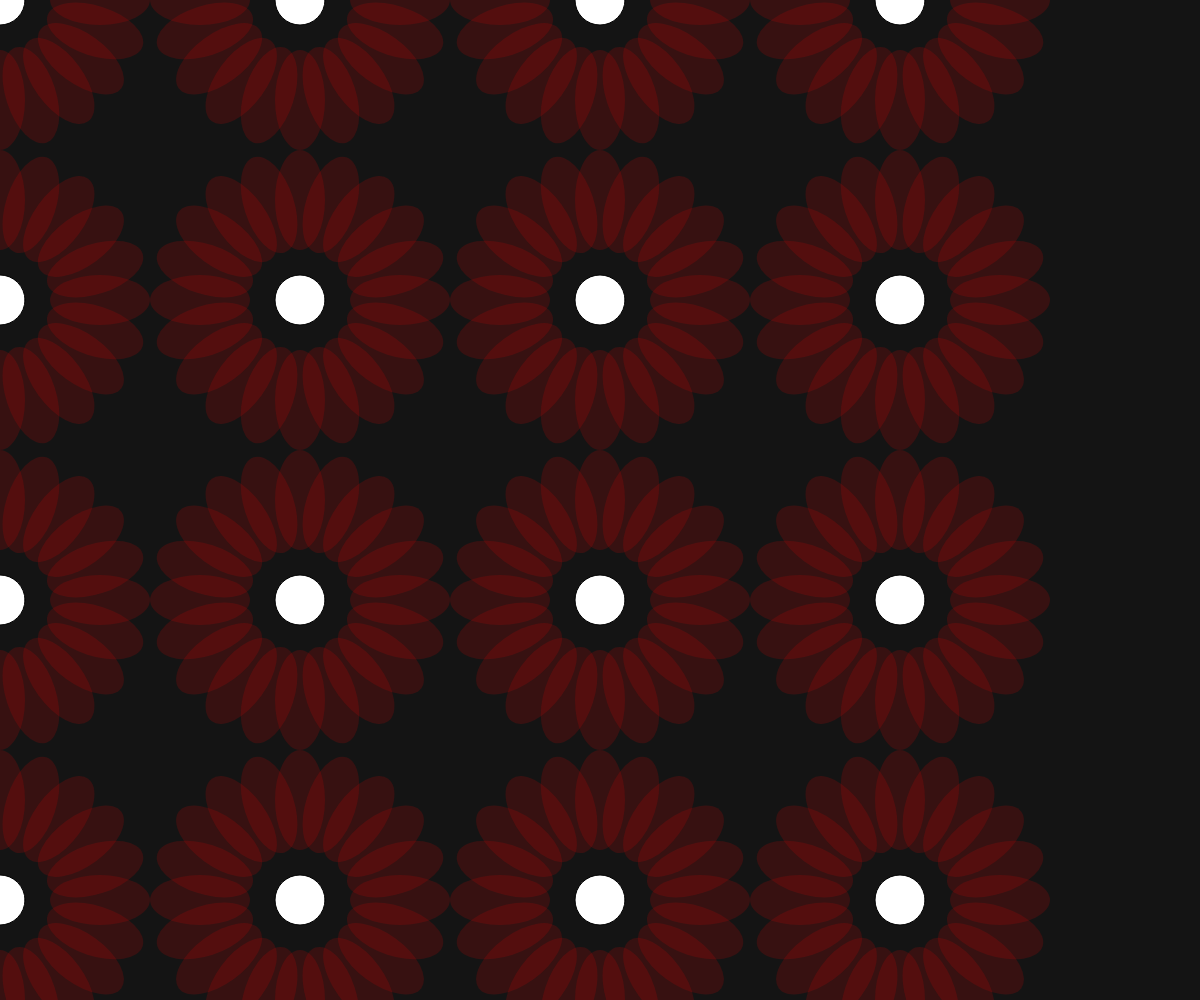
Frame 1 (no input)
Frame 60 (no input): identical to frame 1, image omitted
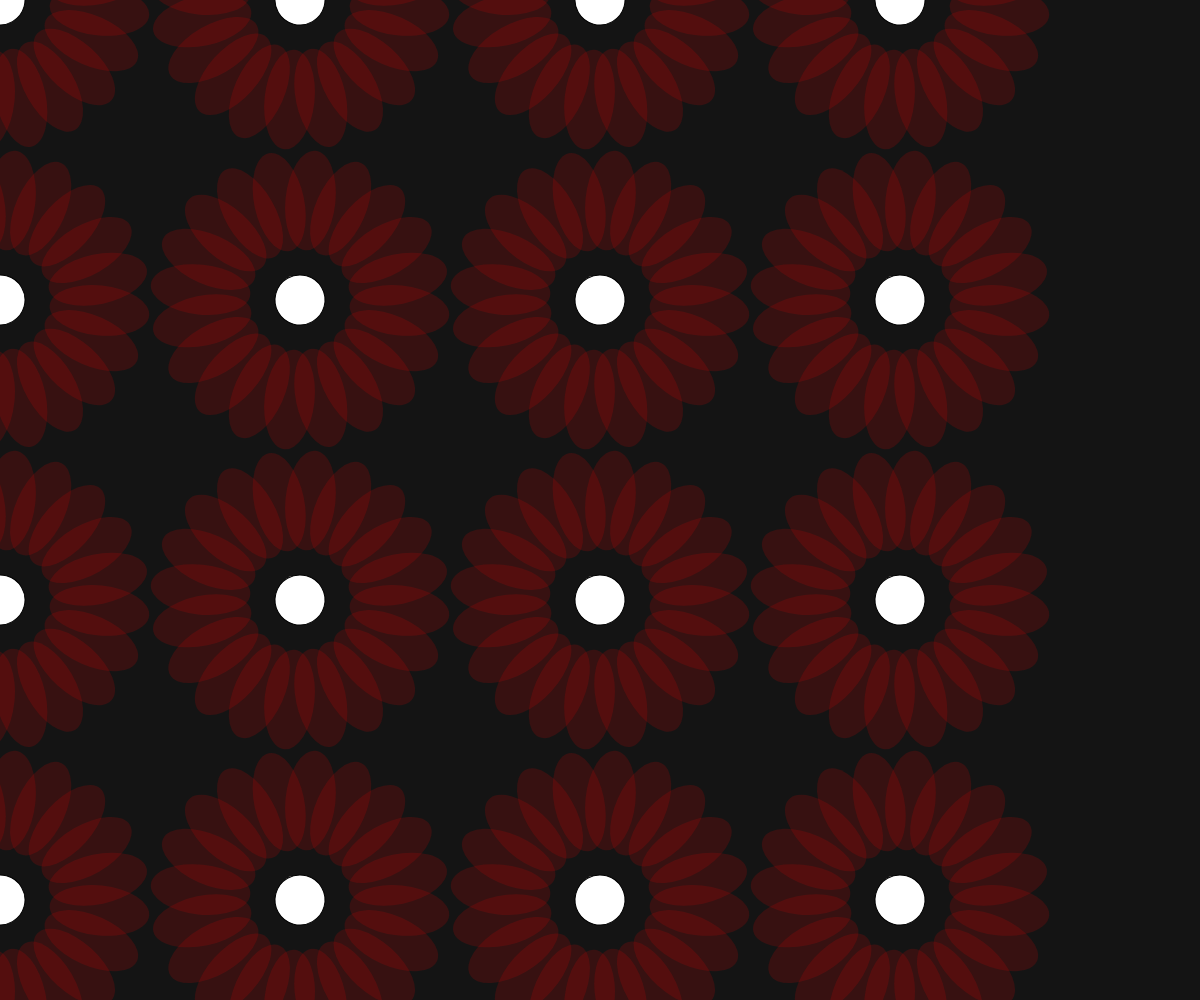
Frame 120 (the mouse pressed at the canvas centre since frame 60)

The p5.js sketch that drew these frames (run headless with seeded random() and noise() and a simulated clock; from frame 60 on, the mouse is pressed at the canvas centre):

// p5.js sketch
// ── sketch.js
let x = 0;
let y = 0;
let numPetals = 0;

function setup() {
  createCanvas(innerWidth, innerHeight);
  angleMode(DEGREES);

}

function drawFlower(x, y, numPetals) {
  push();
  translate(x, y); //translate() is usedn to change the origin of the canvas
  rotate(mouseX);
  
  ellipse(0, 0, 50);
  for (let i = 0; i < numPetals; i++) {
    noStroke();
    fill(240, 0, 0, 40);
    ellipse(100, 0, 100, 50);
    rotate(360 / numPetals);
  }
  pop();

}

function draw() {
  background(20);
  for(i=0;i<width;i+=300){
    for(j=0;j<height;j+=300){
  drawFlower(i,j, 20);
}
  }
}
